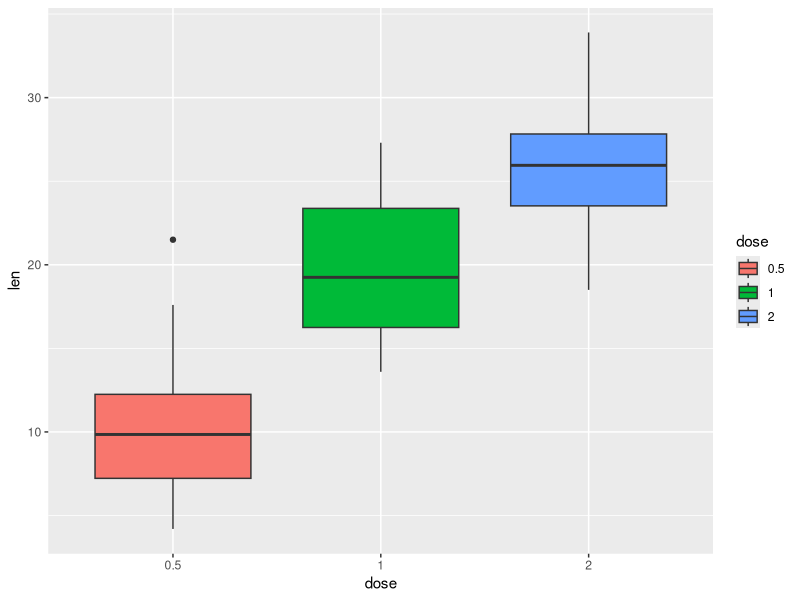
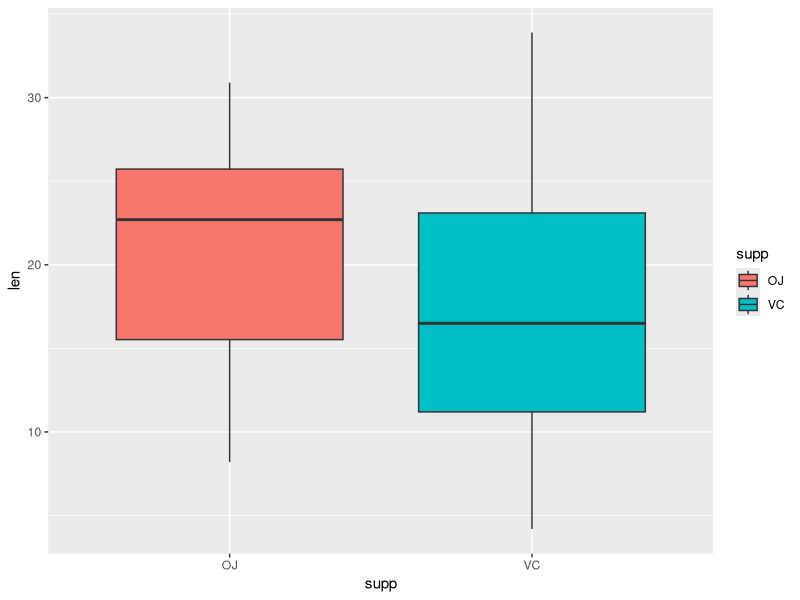
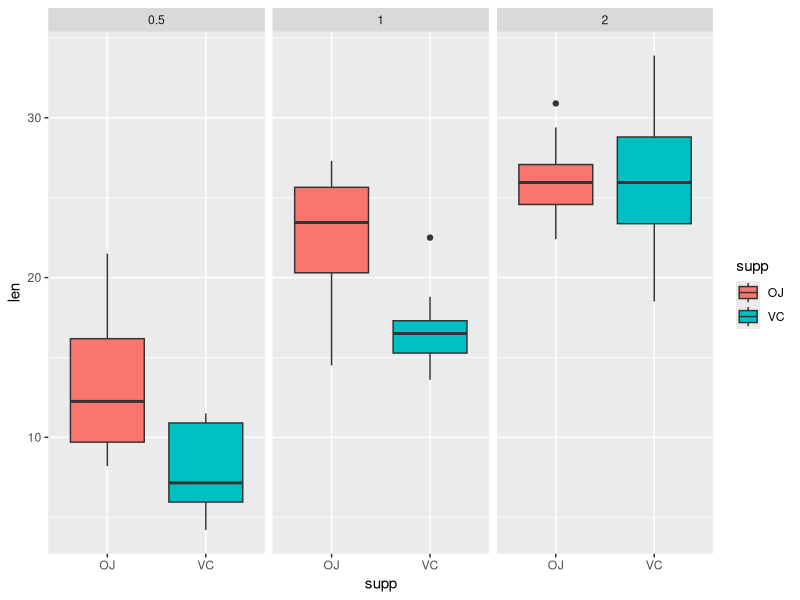

The R source for these figures, in order:
## ---- chunk 1
library(datasets)
library(ggplot2)
data("ToothGrowth")
#
str(ToothGrowth)
ToothGrowth$dose <- as.factor(ToothGrowth$dose)
#overall summary:
summary(ToothGrowth)
#summary grouped by supplement and dose
by(ToothGrowth$len, INDICES = list(ToothGrowth$supp, ToothGrowth$dose),summary)
## ---- chunk 2
g1 <- ggplot(aes(x=dose,y=len), data=ToothGrowth) + geom_boxplot(aes(fill=dose))
print(g1)
## ---- chunk 3
g2 <- ggplot(aes(x=supp, y=len), data = ToothGrowth) + geom_boxplot(aes(fill=supp))
print(g2)
## ---- chunk 4
g3 <- ggplot(aes(x=supp, y=len), data = ToothGrowth) + geom_boxplot(aes(fill=supp))
g3 <- g3 + facet_wrap(~dose)
print(g3)
## ---- chunk 5
t.test(len ~ supp, data = ToothGrowth)
## ---- chunk 6
#create three dose sub-level pairs and test for dose significance
t_tests <- list()
doses <- c("0.5","1","2")
for (dL in doses){
     for(dH in doses){
          if (dL < dH){
               ToothGrowth_sub <- subset(ToothGrowth, dose %in% c(dL,dH))
               t <- t.test(len ~ dose, data = ToothGrowth_sub)
               test_doses <- paste(dL,"-",dH)
               t_tests <- rbind(t_tests, list(test_doses=test_doses, p.value = t$p.value))
          }
     }
}
print(t_tests)
## ---- chunk 7
#create subsets of supp within dose and test for significance
t_tests <- NULL
supps <- c("OJ","VC")
for (dL in doses){
     for(dH in doses){
          if (dL < dH){
               ToothGrowth_sub <- subset(ToothGrowth, dose %in% c(dL,dH))
               for(s in supps){
                    ToothGrowth_sub_s <- subset(ToothGrowth_sub, supp %in% s)
                    t <- t.test(len ~ dose, data = ToothGrowth_sub_s)
                    test_doses <- paste(dL,"-",dH,s)
                    t_tests <- rbind(t_tests, list(test_doses=test_doses, p.value = t$p.value))
               }
          }
     }
}
print(t_tests)
